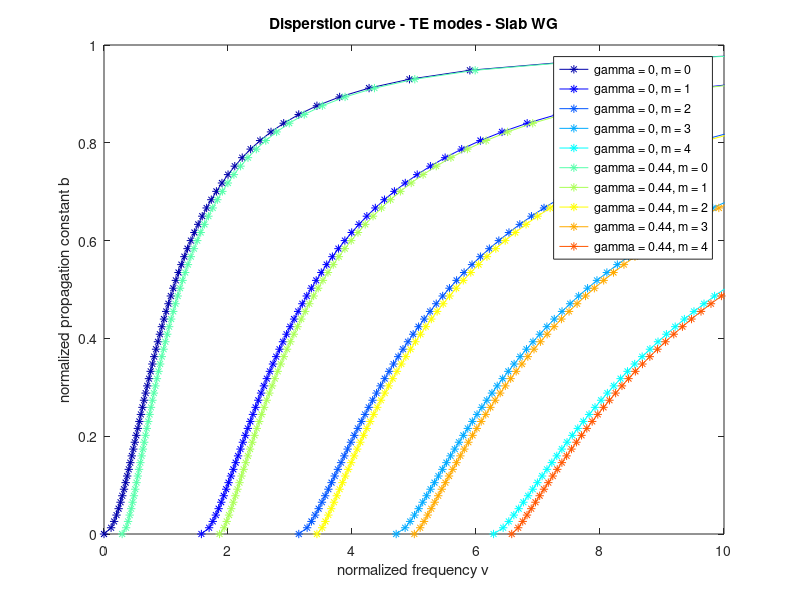

Here is the MATLAB script that generated this plot: (Note: this script raises an error after producing the figure.)
%------------------------------------------------------------------%
%               plotDispCurveTE - Main function                    %
%------------------------------------------------------------------%

%  [File name]	"plotDispCurveTE.m"
%  [Author]		"Anna Archetti"
%  [Version]		"1.0"
%  [Modified by]	"Anna Archetti"
%  [Date]			"19 March 2017"

% Application:
% This function is designed for a planar waveguide made by a substrate(ns) a
% core(n1) and a cladding(n0)

% Conditions:
% - ns < beta/k < n1 : to have the wavenumber k equal to a real number
% - the normalized frequency is computed only for TE mode
% - symmetric slab wg: gamma = 0

% Defintions:
% v: is the normalized frequency v = k^2*a^2(n1^2 - ns^2)
% 2a: is the width of the core of the waveguide [um]
% k: is the modulus of the compomponent of propagation vector K along the 
%   direction perpendicular to the propagation direction, along the smallest 
%   waveguide dimention (a)
% beta: is the modulus of the compomponent of propagation vector K along 
%       the propagation direction
% b: is the normalized propagation constant (ne^2 - ns^2)/(n1^2 - ns^2)
% ne: is the effective index = beta/k
% ns: is the refractive index of the substrate of the waveguide
% n1: is the refractive index of the waveguide core 
% m: mode numbers here (1:1:5)
% gamma: measure of the wg asymmetry of the ref indices = (ns^2 - n0^2)/(n1^2 - ns^2)

% The function computes 
% - different values of the variable v 
% - different valuse of the variable b as a function of v
% - find the roots (v) of the function 
%                     f(gamma, m, v, b) = m*pi + atan(sqrt(b/(1 - b))) +  ...
%                     atan(sqrt((b + gamma)/(1 - b))) - ...
%                     2*v*sqrt(1 - b) given different b values

% INPUTs:
% - n1: scalar
% - ns: scalar
% - neStep: distance between differents ne generated by the function
% - 2a: [um]
% - gamma: optional (default = [0, 5])

% OUTPUTs:
% - dispRelStruct: each element of the array correspond to a
%                  - differnt order m (columns)
%                  - differnt gamma (raw)
%                  each element has 4 fields:
%                   o order m name
%                   o gamma number
%                   o b(vector) and 
%                   o v(vector)
% - figure: plot of v vs b for each gamma value

function dispRelStruct = plotDispCurveTE(a2, n1, ns, neStep, gamma)
    
    % Check inputs
    if (nargin == 0)
        a2 = 0.2 % 2;
        n1 = 2.038; %1.5;
        ns = 1.4; %1.1;
        neStep = 0.01;
        gamma = [0, 0.44];
    elseif (nargin == 1)
        n1 = 1.5;
        ns = 2;
        neStep = 0.01;
        gamma = [0, 5];
    elseif (nargin == 2)
        ns = 2;
        neStep = 0.01;
        gamma = [0, 5];
    elseif (nargin == 3)
        neStep = 0.01;
        gamma = [0, 5]; 
    elseif (nargin == 4)
        gamma = [0, 5]; 
    end   
    
    % Define parameters
    m = (0:1:4);
%     m = 0;
    ne = (ns:neStep:n1);
    n02 = ns^2 - gamma*(n1^2 - ns^2);
    
    colorCur = jet(length(gamma)*length(m));
    
    % Build b
    b = (ne.^2 - ns^2)./(n1^2 - ns^2);
    figure,
    for gammaIdx = 1 : length(gamma)
        for mIdx = 1: length(m) 
    
            % Build v
            v = ( m(mIdx)*pi/2 + 1/2.*atan(sqrt(b./(1 - b))) ...
                + 1/2.*atan(sqrt((b + gamma(gammaIdx))./(1 - b))) )./sqrt(1 - b);
            
            dispRelStruct(gammaIdx, mIdx) = struct('m', m(mIdx), 'gamma', gamma(gammaIdx), ...
                'b', b, 'v', v); 
            
            plot(v, b, 'color', colorCur(mIdx + (gammaIdx - 1)*length(m), :), 'marker', '*')
            legendInfo{mIdx + (gammaIdx - 1)*length(m)} = ...
                ['gamma = ', num2str(gamma(gammaIdx)) ', m = ' num2str(m(mIdx)) ];
            hold on
        end  
    end
    xlabel('normalized frequency v')
    ylabel('normalized propagation constant b')
    axis([0 10 0 1])
    title('Disperstion curve - TE modes - Slab WG')
    legend(legendInfo)
    set(gca,'color','none')
   
    h1 = figure;
    h2 = figure;
    % Build b
    %b = (ne.^2 - ns^2)./(n1^2 - ns^2);
    clear v, clear b,
    
    
    h1,
    h2,
    for gammaIdx = 1 : length(gamma)
        for mIdx = 1: length(m)  
            %disp('length b')
            %disp(length(b))
            figure(h1)
%             clear v,
            v = (1.7*m(mIdx) + 0.1 + gamma(gammaIdx)/10: 0.5 : 20);
            for rootIdx = 1: length(v) 
                
%                 myFunc = @(v) m(mIdx)*pi + atan(sqrt(b(rootIdx)./(1 - b(rootIdx)))) +  ...
%                     atan(sqrt((b(rootIdx) + gamma(gammaIdx))./(1 - b(rootIdx)))) - ...
%                     2*v*sqrt(1 - b(rootIdx));         
                mTemp = m(mIdx);
                gammaTemp = gamma(gammaIdx);
                vTemp = v(rootIdx);
                
                
                myFunc = @(b) vTemp.*sqrt(1 - b) - mTemp.*pi.*0.5 ...
                    - atan(sqrt(b./(1 - b))).*0.5  ...
                    - atan(sqrt((b + gammaTemp)./(1 - b))).*0.5;

                    
                [xRoot(rootIdx), yRoot(rootIdx)] = findCFRootBisection(myFunc, [0, 1], 0.001, 10^8);          
            %disp('rootIdx')           
            %disp(rootIdx)
            end
            figure(h2)
%             dispRelStructBis(gammaIdx, mIdx) = struct('m', m(mIdx), 'gamma', gamma(gammaIdx), ...
%                 'bTE', b(1:end-1), 'vTE', xRoot); 
            
             dispRelStructBis(gammaIdx, mIdx) = struct('m', m(mIdx), 'gamma', gamma(gammaIdx), ...
                'bTE',xRoot, 'vTE', v); 
            plot(v, xRoot, 'color', colorCur(mIdx + (gammaIdx - 1)*length(m), :), 'marker', '*')
%             plot(v(1:end-1), xRoot, 'color', colorCur(mIdx + (gammaIdx - 1)*length(m), :), 'marker', '*')
            legendInfo{mIdx + (gammaIdx - 1)*length(m)} = ...
                ['gamma = ', num2str(gamma(gammaIdx)) ', m = ' num2str(m(mIdx)) ];
            hold on   
            clear v, 
            clear xRoot, clear yRoot
        end
    end
    xlabel('normalized frequency v')
    ylabel('normalized propagation constant b')
    axis([0 10 0 1])
    title('Disperstion curve - TE modes - Slab WG - Bisection')
    legend(legendInfo)
    set(gca,'color','none')
    
    
    % Build b
    b = (ne.^2 - ns^2)./(n1^2 - ns^2);
    h3 = figure;
    gammaIdx = 2;
    colorCur = jet(2*length(m));
    for mIdx = 1: length(m) 
        figure(h3)
        % Build v
        vTM = ( m(mIdx)*pi/2 + 1/2.*atan(n1^2/ns^2.*sqrt(b./(1 - b))) ...
            + 1/2.*atan(n1^2/n02(gammaIdx).*sqrt((b + gamma(gammaIdx))./(1 - b))) )./sqrt(1 - b);

        plot(dispRelStructBis(gammaIdx, mIdx).vTE, dispRelStructBis(gammaIdx, mIdx).bTE, 'color', colorCur(2*mIdx - 1, :), 'marker', '*')
        hold on
        plot(vTM, b, 'color', colorCur(2*mIdx, :), 'marker', '*')
        legendInfo{2*mIdx - 1} = ...
            ['TE mode: m = ' num2str(m(mIdx)) ];
        legendInfo{2*mIdx} = ...
            ['TM mode: m = ' num2str(m(mIdx)) ];
        hold on
    end  
    xlabel('normalized frequency v')
    ylabel('normalized propagation constant b')
    axis([0 10 0 1])
    title('Disperstion curve - TE and TM modes - Slab WG')
    legend(legendInfo)
    set(gca,'color','none')
    
    
end